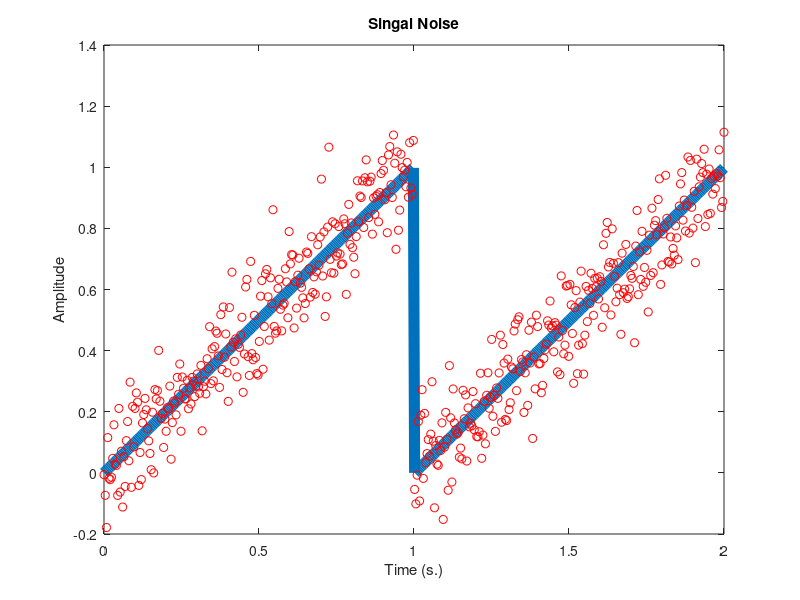

MATLAB code to generate this figure: (Note: this script raises an error after producing the figure.)

% sampling rate
fs = 500; 

% duration 
dur = 1; 

% time vector 
t = 1 + linspace(-dur,dur,fs); 

% signal
sig = [t(1:length(t)/2) t(1:length(t)/2)]; 

% noise
sign = sig + 0.1*randn(1,length(sig)); 

% plot signal + noise
fig = figure; 
sp = plot(t,sig,'LineWidth',8); 
hold on
sn = plot(t,sign,'ro'); 

% title/labels
title('Singal Noise'); 
xlabel('Time (s.)'); 
ylabel('Amplitude'); 

% PLOTLY 
response = fig2plotly(fig,'name','matlab_line_and_scatter_basic');
plotly_url = response.url;
